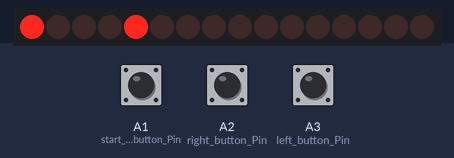
Bench run of a sketch on a simulated Arduino Uno, built with avr-gcc and run on an emulated ATmega328P. Parts: 16 shift-register outputs drawn as a row of LEDs (first output left, lit = HIGH). Wiring (inferred from the names in the program): 2 × shift register (74HC595): data pin 11; shift clock pin 13; latch pin 12. Wiring (inferred from the signals the program sends): row of LEDs: on Q0, Q1, Q2, Q3, Q4, Q5, Q6, Q7, Q8, Q9, Q10, Q11, Q12, Q13, Q14, Q15. The test bench sets the inputs (shaded band); at power-on: A2 (right_button_Pin) LOW, A3 (left_button_Pin) LOW, A1 (start_pause_button_Pin) HIGH. Random numbers use the default seed unless the sketch sets one.

Above: at 1.2 s.
1.3 s: A2 (right_button_Pin) pulled HIGH for 1 s
At 2.3 s:
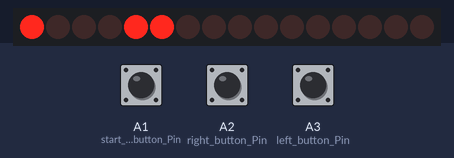
5.3 s: A3 (left_button_Pin) pulled HIGH for 0.15 s
At 7.6 s:
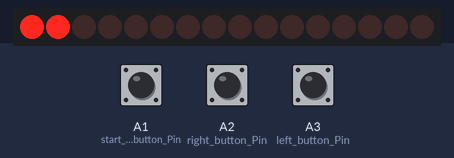
7.9 s: A2 (right_button_Pin) pulled HIGH for 0.15 s
At 8.9 s:
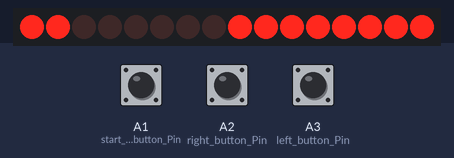
11.0 s: A3 (left_button_Pin) pulled HIGH for 1 s
At 12.5 s:
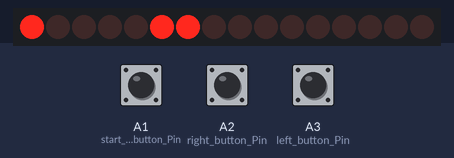
15.0 s: A2 (right_button_Pin) pulled HIGH for 0.15 s
At 17.2 s:
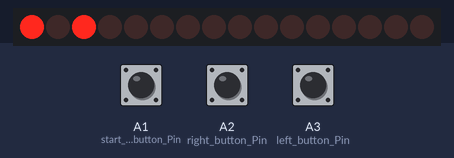
17.8 s: A3 (left_button_Pin) pulled HIGH for 0.15 s
At 19.0 s:
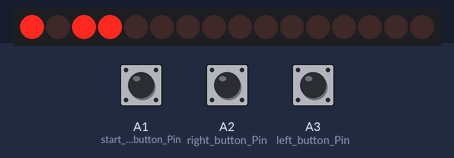
Timing chart, 0 to 24.2 s (numbered marks = the images above; inputs shaded):
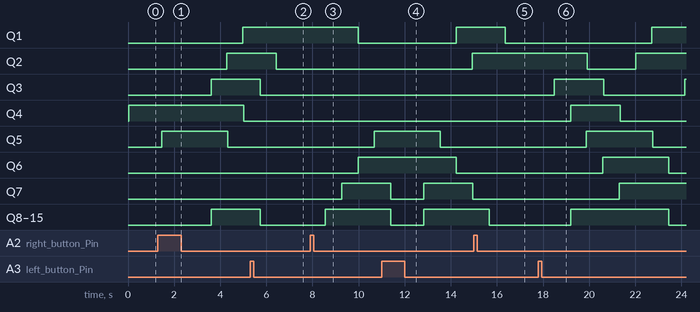

Measured:
- after the input at 1.3 s, Q1: LOW → HIGH after 3.7 s; Q2: LOW → HIGH after 3.0 s; Q3, Q8–15: LOW → HIGH after 2.3 s; Q4: HIGH → LOW after 3.7 s; Q5: LOW → HIGH after 0.16 s, → LOW 2.9 s later
- after the input at 7.9 s, Q1: HIGH → LOW after 2.1 s; Q5: LOW → HIGH after 2.8 s; Q6: LOW → HIGH after 2.1 s; Q7: LOW → HIGH after 1.4 s; Q8–15: LOW → HIGH after 0.66 s
- after the input at 17.8 s, Q1: LOW → HIGH after 4.9 s; Q2: HIGH → LOW after 2.1 s, → HIGH 2.1 s later; Q3: LOW → HIGH after 0.68 s, → LOW 2.2 s later, → HIGH 3.5 s later; Q4: LOW → HIGH after 1.4 s, → LOW 2.1 s later; Q5: LOW → HIGH after 2.1 s, → LOW 2.9 s later

The sketch:

Snake_v.0.5.ino
```cpp
const byte clock_Pin = 13;
const byte row_latch_Pin = 12;
const byte row_data_Pin = 11;
const byte column_latch_Pin = 10;
const byte column_data_Pin = 9;
const byte left_button_Pin = A3;
const byte right_button_Pin = A2;
const byte start_pause_button_Pin = A1;
const byte xz_button_Pin = A0;

#define left 1
#define right 2
#define forward 0

byte side;

#define north 1
#define east 2
#define south 3
#define west 4

byte way;

struct coord {
  byte x;
  byte y;
};

byte speed_of_game = 1;
word time_before_next = 700;

coord apple;

coord snake[64];

byte length_of_snake;

void setup() {
  //Инициализация пинов
  initialize();
  //Инициализация рандома
  randomSeed(analogRead(A5));
  //Выключение всех рядов и колонок, чтобы не отображалась всякая фигня
  all_off();
  //Инициализация змейки
  initialize_snake();
  //Задаем яблоко
  new_apple();
  //Показываем
  //Serial.begin(9600);
  while (digitalRead(start_pause_button_Pin) == LOW)
  {
    display_snake();
    display_apple();
  }
}

void loop() {
  side = forward;
  //Проверка нажатия кнопки, запись нажатия
  unsigned long time_for_next_step = millis() + time_before_next;
  while (millis() < time_for_next_step)
  {
    if (digitalRead(right_button_Pin) == HIGH)
    {
      side = right;
    }
    if (digitalRead(left_button_Pin) == HIGH)
    {
      side = left;
    }
    /*
    if (digitalRead(start_pause_button_Pin) == HIGH)
    {
      delay(1000);
      while (digitalRead(start_pause_button_Pin) == LOW)
      {
        display_snake();
        display_apple();
      }
      time_for_next_step = millis() + time_before_next; //чтобы змейка не сразу заползла
    }
    */
    display_snake();
    display_apple();
  }
  //Перестройка змейки, когда прошло время шага
  step_of_snake();
  //Показываем змею и яблоко
  display_snake();
  display_apple();
  //Вывод в сериал порт
  //otladka();
}

void row_register_Write(byte number)
{
  digitalWrite(row_latch_Pin, LOW);
  shiftOut(row_data_Pin, clock_Pin, MSBFIRST, number);
  digitalWrite(row_latch_Pin, HIGH);
}

void column_register_Write(byte number)
{
  number = B11111111 - number; //инвертируем значение бита
  digitalWrite(column_latch_Pin, LOW);
  shiftOut(column_data_Pin, clock_Pin, MSBFIRST, number);
  digitalWrite(column_latch_Pin, HIGH);
}

void initialize()
{
  pinMode(clock_Pin, OUTPUT);
  pinMode(row_latch_Pin, OUTPUT);
  pinMode(row_data_Pin, OUTPUT);
  pinMode(column_latch_Pin, OUTPUT);
  pinMode(column_data_Pin, OUTPUT);
  pinMode(xz_button_Pin, INPUT);
  pinMode(start_pause_button_Pin, INPUT);
  pinMode(right_button_Pin, INPUT);
  pinMode(left_button_Pin, INPUT);
}

void all_off()
{
  row_register_Write(B00000000);
  column_register_Write(B00000000);
}

void all_on()
{
  row_register_Write(B11111111);
  column_register_Write(B11111111);
}

void display_dot(byte x, byte y)
{
  all_off();
  byte row_byte = B00000000;
  byte column_byte = B00000000;
  bitSet(row_byte, x);
  bitSet(column_byte, y);
  row_register_Write(row_byte);
  column_register_Write(column_byte);
}

void initialize_snake()
{
  length_of_snake = 3;
  snake[0].x = 4;
  snake[0].y = 4;
  snake[1].x = 4;
  snake[1].y = 3;
  snake[2].x = 4;
  snake[2].y = 2;
  /*for (byte i = length_of_snake; i < 64; i++)
  {
    snake[i].x = -1;
    snake[i].y = -1;
  }*/
  way = east;
}


void step_of_snake()
{
  //объявление временной переменной
  coord temp;
  //определение стороны, куда поползет змея
  if (side == left)
  {
    way = way - 1;
    if (way == 0) {
      way = west;
    }
  }
  if (side == right)
  {
    way = way + 1;
    if (way == 5) {
      way = north;
    }
  }
  //Присвоение координаты голове змеи
  switch (way)
  {
    case north:
      {
        temp.x = snake[0].x - 1;
        temp.y = snake[0].y;
        break;
      }
    case east:
      {
        temp.x = snake[0].x;
        temp.y = snake[0].y + 1;
        break;
      }
    case south:
      {
        temp.x = snake[0].x + 1;
        temp.y = snake[0].y;
        break;
      }
    case west:
      {
        temp.x = snake[0].x;
        temp.y = snake[0].y - 1;
        break;
      }
  }
  temp.x = temp.x % 8;
  temp.y = temp.y % 8;


  //если змея съест яблоко, то увеличиваем ее длину
  if (apple.x == temp.x && apple.y == temp.y)
  {
    length_of_snake++;
  }
  //Сдвигание всех частей змейки кроме первой
  for (byte i = length_of_snake - 1; i > 0; i--)
  {
    snake[i] = snake[i - 1];
  }
  snake[0].x = temp.x;
  snake[0].y = temp.y;

  for (byte i = length_of_snake - 1; i > 0; i--)
  {
    if (snake[i].x == snake[0].x && snake[i].y == snake[0].y)
    {
      game_over();
    }
  }
  //если змея съела яблоко, то определяем новое яблоко
  if (apple.x == temp.x && apple.y == temp.y)
  {
    new_apple();
  }
}


void display_snake()
{
  for (byte i = 0; i < length_of_snake; i++)
  {
    display_dot(snake[i].x, snake[i].y);
    delayMicroseconds(1000);
  }
}


void new_apple()
{
  byte x = random(0, 8); //Рандомно выбираем координаты нового яблока
  byte y = random(0, 8);
  apple = {x, y};
  //Проверка, попало ли яблоко в змею
  for (byte i = 0; i < length_of_snake; i++)
  {
    if (apple.x == snake[i].x && apple.y == snake[i].y)
    {
      new_apple();
    }
  }

}

void display_apple()
{
  display_dot(apple.x, apple.y);
  delayMicroseconds(1000);
}

void game_over()
{
  for (byte i = 0; i < 3; i++)
  {
    all_on();
    delay(300);
    all_off();
    delay(300);
  }
  initialize_snake();
  new_apple();
  while (digitalRead(start_pause_button_Pin) == LOW)
  {
    display_snake();
    display_apple();
  }
}

void otladka()
{
  Serial.println("/////////////////////");
  Serial.print("Snake's side = ");
  switch (side)
  {
    case left:
      {
        Serial.println("left");
        break;
      }
    case right:
      {
        Serial.println("right");
        break;
      }
    case forward:
      {
        Serial.println("forward");
        break;
      }
  }
  Serial.println("");

  Serial.print("Snake's way = ");
  switch (way)
  {
    case north:
      {
        Serial.println("north");
        break;
      }
    case east:
      {
        Serial.println("east");
        break;
      }
    case south:
      {
        Serial.println("south");
        break;
      }
    case west:
      {
        Serial.println("west");
        break;
      }
  }
  Serial.println("");

  Serial.println("Snake's coordinate");
  for (byte i = 0; i < length_of_snake; i++)
  {
    Serial.print(i);
    Serial.print("   x = ");
    Serial.print(snake[i].x);
    Serial.print("   y = ");
    Serial.println(snake[i].y);
  }
  Serial.println("");
}
```
